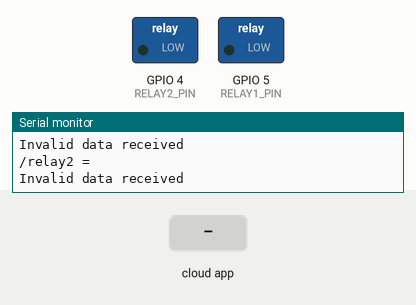
The sketch below on a simulated ESP8266 (NodeMCU). On the bench: switched loads named in the sketch (green lamp = pin HIGH), the last lines printed to the serial monitor. Inputs (shaded band) come from the test bench. WiFi joins after 1.5 s; servers stay silent unless stated; the Firebase database answers and starts empty.

Above: at 2.7 s.
2.8 s: the phone or cloud app sets relay1 to 0
At 3.8 s:
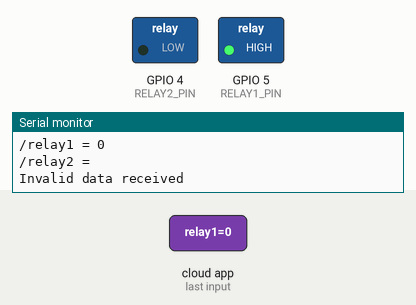
4.4 s: the phone or cloud app sets relay2 to 0
At 5.5 s:
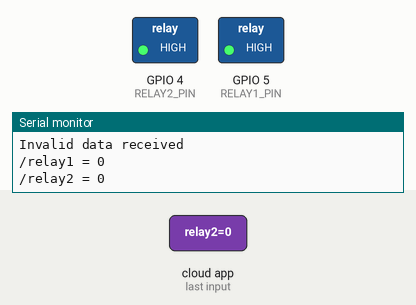
5.9 s: the phone or cloud app sets relay1 to 1
At 8.0 s:
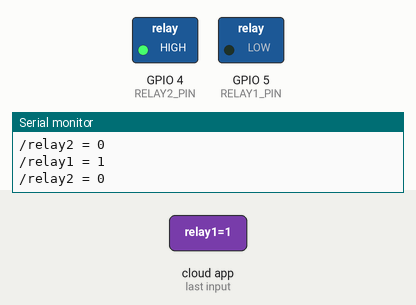
8.3 s: the phone or cloud app sets relay2 to 1
At 9.7 s:
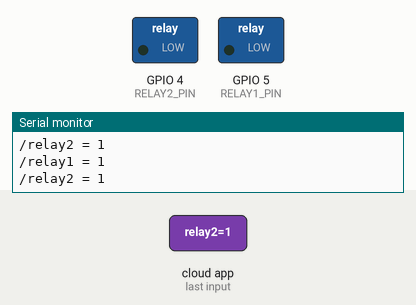
Timing chart, 0 to 10.8 s (numbered marks = the images above; inputs shaded):
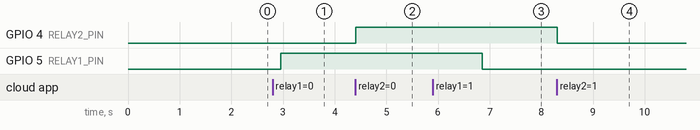

The sketch:

firebase_relay_control_esp8266.ino
```cpp
// Earlier prototype: two relays controlled from Firebase RTDB paths /relay1 and /relay2.

#include <ESP8266WiFi.h>
#include <Firebase_ESP_Client.h>
#include "addons/TokenHelper.h"
#include "secrets.h"  // WIFI_SSID, WIFI_PASSWORD, FIREBASE_API_KEY, FIREBASE_DATABASE_URL

const int RELAY1_PIN = 5;  // GPIO5
const int RELAY2_PIN = 4;  // GPIO4
const unsigned long RELAY_POLL_INTERVAL_MS = 1000;

FirebaseData firebaseData;
FirebaseAuth firebaseAuth;
FirebaseConfig firebaseConfig;

// "0" = relay on (pin HIGH), "1" = relay off (pin LOW), as in the original
void syncRelayFromFirebase(const char* path, int relayPin) {
  if (!Firebase.RTDB.getString(&firebaseData, path)) {
    Serial.printf("Error reading %s: %s\n", path, firebaseData.errorReason().c_str());
    return;
  }
  if (firebaseData.dataType() != "string") {
    Serial.printf("%s missing or not a string\n", path);
    return;
  }
  String value = firebaseData.stringData();
  Serial.printf("%s = %s\n", path, value.c_str());
  if (value == "0") digitalWrite(relayPin, HIGH);
  else if (value == "1") digitalWrite(relayPin, LOW);
  else Serial.println("Invalid data received");
}

void setup() {
  Serial.begin(9600);
  WiFi.begin(WIFI_SSID, WIFI_PASSWORD);
  Serial.print("Connecting to Wi-Fi");
  while (WiFi.status() != WL_CONNECTED) {
    Serial.print(".");
    delay(300);
  }
  Serial.print("\nConnected with IP: ");
  Serial.println(WiFi.localIP());

  firebaseConfig.api_key = FIREBASE_API_KEY;
  firebaseConfig.database_url = FIREBASE_DATABASE_URL;
  if (Firebase.signUp(&firebaseConfig, &firebaseAuth, "", "")) Serial.println("Firebase sign-up ok");
  else Serial.println(firebaseConfig.signer.signupError.message.c_str());

  firebaseConfig.token_status_callback = tokenStatusCallback;
  Firebase.begin(&firebaseConfig, &firebaseAuth);
  Firebase.reconnectWiFi(true);

  pinMode(RELAY1_PIN, OUTPUT);
  pinMode(RELAY2_PIN, OUTPUT);
  digitalWrite(RELAY1_PIN, LOW);
  digitalWrite(RELAY2_PIN, LOW);
}

void loop() {
  syncRelayFromFirebase("/relay1", RELAY1_PIN);
  syncRelayFromFirebase("/relay2", RELAY2_PIN);
  delay(RELAY_POLL_INTERVAL_MS);
}
```

secrets.example.h
```cpp
// Copy this file to secrets.h and fill in real values. secrets.h is git-ignored.
#pragma once

#define WIFI_SSID "your-wifi-name"
#define WIFI_PASSWORD "your-wifi-password"
#define FIREBASE_API_KEY "your-firebase-web-api-key"
#define FIREBASE_DATABASE_URL "https://your-project-default-rtdb.region.firebasedatabase.app/"
```

Measured:
- after the input at 2.8 s, GPIO 5 (RELAY1_PIN): LOW → HIGH after 0.15 s
- after the input at 4.4 s, GPIO 4 (RELAY2_PIN): LOW → HIGH at once
- after the input at 5.9 s, GPIO 5 (RELAY1_PIN): HIGH → LOW after 0.96 s
- after the input at 8.3 s, GPIO 4 (RELAY2_PIN): HIGH → LOW at once
